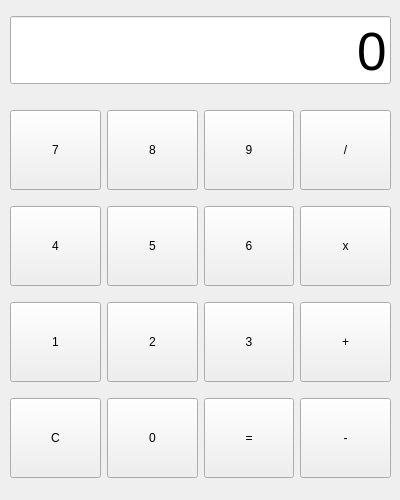
<?xml version="1.0" encoding="UTF-8"?>
<ui version="4.0">
 <class>Form</class>
 <widget class="QWidget" name="Form">
  <property name="geometry">
   <rect>
    <x>0</x>
    <y>0</y>
    <width>400</width>
    <height>500</height>
   </rect>
  </property>
  <property name="windowTitle">
   <string>Form</string>
  </property>
  <widget class="QWidget" name="verticalLayoutWidget">
   <property name="geometry">
    <rect>
     <x>10</x>
     <y>10</y>
     <width>381</width>
     <height>80</height>
    </rect>
   </property>
   <layout class="QVBoxLayout" name="verticalLayout">
    <item>
     <widget class="QLineEdit" name="le_view">
      <property name="font">
       <font>
        <pointsize>40</pointsize>
       </font>
      </property>
      <property name="text">
       <string>0</string>
      </property>
      <property name="alignment">
       <set>Qt::AlignBottom|Qt::AlignRight|Qt::AlignTrailing</set>
      </property>
     </widget>
    </item>
   </layout>
  </widget>
  <widget class="QWidget" name="gridLayoutWidget">
   <property name="geometry">
    <rect>
     <x>10</x>
     <y>100</y>
     <width>381</width>
     <height>391</height>
    </rect>
   </property>
   <layout class="QGridLayout" name="gridLayout">
    <item row="0" column="0">
     <widget class="QPushButton" name="btn_number7">
      <property name="minimumSize">
       <size>
        <width>0</width>
        <height>80</height>
       </size>
      </property>
      <property name="text">
       <string>7</string>
      </property>
     </widget>
    </item>
    <item row="3" column="2">
     <widget class="QPushButton" name="btn_result">
      <property name="minimumSize">
       <size>
        <width>0</width>
        <height>80</height>
       </size>
      </property>
      <property name="text">
       <string>=</string>
      </property>
     </widget>
    </item>
    <item row="2" column="0">
     <widget class="QPushButton" name="btn_number1">
      <property name="minimumSize">
       <size>
        <width>0</width>
        <height>80</height>
       </size>
      </property>
      <property name="text">
       <string>1</string>
      </property>
     </widget>
    </item>
    <item row="3" column="0">
     <widget class="QPushButton" name="btn_C">
      <property name="minimumSize">
       <size>
        <width>0</width>
        <height>80</height>
       </size>
      </property>
      <property name="text">
       <string>C</string>
      </property>
     </widget>
    </item>
    <item row="1" column="1">
     <widget class="QPushButton" name="btn_number5">
      <property name="minimumSize">
       <size>
        <width>0</width>
        <height>80</height>
       </size>
      </property>
      <property name="text">
       <string>5</string>
      </property>
     </widget>
    </item>
    <item row="1" column="0">
     <widget class="QPushButton" name="btn_number4">
      <property name="minimumSize">
       <size>
        <width>0</width>
        <height>80</height>
       </size>
      </property>
      <property name="text">
       <string>4</string>
      </property>
     </widget>
    </item>
    <item row="0" column="2">
     <widget class="QPushButton" name="btn_number9">
      <property name="minimumSize">
       <size>
        <width>0</width>
        <height>80</height>
       </size>
      </property>
      <property name="text">
       <string>9</string>
      </property>
     </widget>
    </item>
    <item row="0" column="1">
     <widget class="QPushButton" name="btn_number8">
      <property name="minimumSize">
       <size>
        <width>0</width>
        <height>80</height>
       </size>
      </property>
      <property name="text">
       <string>8</string>
      </property>
     </widget>
    </item>
    <item row="2" column="1">
     <widget class="QPushButton" name="btn_number2">
      <property name="minimumSize">
       <size>
        <width>0</width>
        <height>80</height>
       </size>
      </property>
      <property name="text">
       <string>2</string>
      </property>
     </widget>
    </item>
    <item row="2" column="2">
     <widget class="QPushButton" name="btn_number3">
      <property name="minimumSize">
       <size>
        <width>0</width>
        <height>80</height>
       </size>
      </property>
      <property name="text">
       <string>3</string>
      </property>
     </widget>
    </item>
    <item row="3" column="1">
     <widget class="QPushButton" name="btn_number0">
      <property name="minimumSize">
       <size>
        <width>0</width>
        <height>80</height>
       </size>
      </property>
      <property name="text">
       <string>0</string>
      </property>
     </widget>
    </item>
    <item row="1" column="2">
     <widget class="QPushButton" name="btn_number6">
      <property name="minimumSize">
       <size>
        <width>0</width>
        <height>80</height>
       </size>
      </property>
      <property name="text">
       <string>6</string>
      </property>
     </widget>
    </item>
    <item row="0" column="3">
     <widget class="QPushButton" name="btn_divide">
      <property name="minimumSize">
       <size>
        <width>0</width>
        <height>80</height>
       </size>
      </property>
      <property name="text">
       <string>/</string>
      </property>
     </widget>
    </item>
    <item row="1" column="3">
     <widget class="QPushButton" name="btn_multipy">
      <property name="minimumSize">
       <size>
        <width>0</width>
        <height>80</height>
       </size>
      </property>
      <property name="text">
       <string>x</string>
      </property>
     </widget>
    </item>
    <item row="2" column="3">
     <widget class="QPushButton" name="btn_add">
      <property name="minimumSize">
       <size>
        <width>0</width>
        <height>80</height>
       </size>
      </property>
      <property name="text">
       <string>+</string>
      </property>
     </widget>
    </item>
    <item row="3" column="3">
     <widget class="QPushButton" name="btn_minus">
      <property name="minimumSize">
       <size>
        <width>0</width>
        <height>80</height>
       </size>
      </property>
      <property name="text">
       <string>-</string>
      </property>
     </widget>
    </item>
   </layout>
  </widget>
 </widget>
 <resources/>
 <connections/>
</ui>
